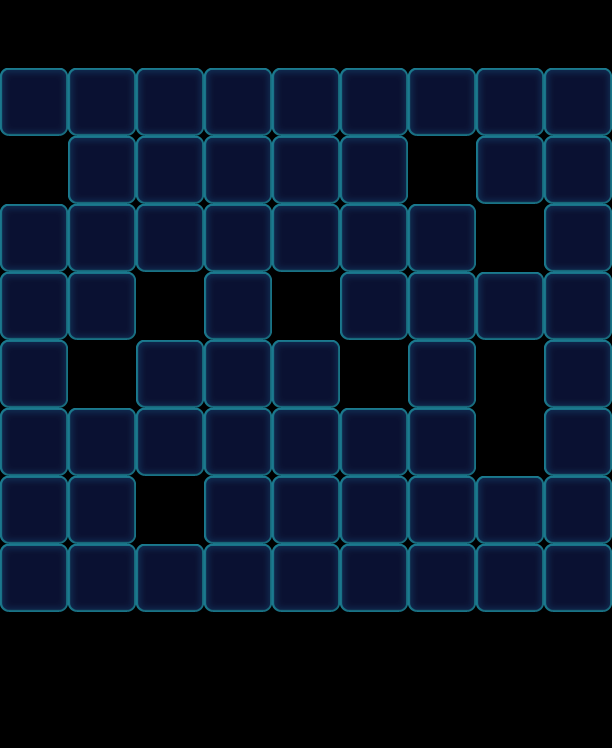

This is a level from a 2D game, rendered from its Tiled map with the project's own tilesets. A one-line summary and the map file follow, with tile-layer data summarised:
An orthogonal 9x11 tile map with 68x68 px tiles, 1 tile layer (Valid), 2 tilesets and 76 objects (62x Floor, 9x Factory_Normal, 5x Ice).

<map version="1.0" orientation="orthogonal" width="9" height="11" tilewidth="68" tileheight="68">
 <tileset firstgid="1" name="game_grid1" tilewidth="68" tileheight="68">
  <image source="game_grid1.png" width="68" height="68" />
 </tileset>
 <tileset firstgid="2" name="map" tilewidth="68" tileheight="68">
  <image source="map.png" width="1024" height="1024" />
 </tileset>
 <layer name="Valid" width="9" height="11">
  <data>[99 cells, 62 non-empty, 1 distinct tile ids]</data>
 </layer>
 <objectgroup name="BottomObj" width="9" height="11">
  <object type="Floor" gid="33" x="136" y="136">
   <properties>
    <property name="Layers" value="2" />
   </properties>
  </object>
  <object type="Floor" gid="33" x="272" y="136">
   <properties>
    <property name="Layers" value="2" />
   </properties>
  </object>
  <object type="Floor" gid="33" x="340" y="136">
   <properties>
    <property name="Layers" value="2" />
   </properties>
  </object>
  <object type="Floor" gid="33" x="204" y="136">
   <properties>
    <property name="Layers" value="2" />
   </properties>
  </object>
  <object type="Floor" gid="33" x="408" y="136">
   <properties>
    <property name="Layers" value="2" />
   </properties>
  </object>
  <object type="Floor" gid="33" x="476" y="136">
   <properties>
    <property name="Layers" value="2" />
   </properties>
  </object>
  <object type="Floor" gid="33" x="204" y="612">
   <properties>
    <property name="Layers" value="2" />
   </properties>
  </object>
  <object type="Floor" gid="33" x="340" y="612">
   <properties>
    <property name="Layers" value="2" />
   </properties>
  </object>
  <object type="Floor" gid="33" x="408" y="612">
   <properties>
    <property name="Layers" value="2" />
   </properties>
  </object>
  <object type="Floor" gid="33" x="476" y="612">
   <properties>
    <property name="Layers" value="2" />
   </properties>
  </object>
  <object type="Floor" gid="33" x="136" y="612">
   <properties>
    <property name="Layers" value="2" />
   </properties>
  </object>
  <object type="Floor" gid="33" x="272" y="612">
   <properties>
    <property name="Layers" value="2" />
   </properties>
  </object>
  <object type="Floor" gid="33" x="136" y="272">
   <properties>
    <property name="Layers" value="2" />
   </properties>
  </object>
  <object type="Floor" gid="33" x="272" y="272">
   <properties>
    <property name="Layers" value="2" />
   </properties>
  </object>
  <object type="Floor" gid="33" x="340" y="272">
   <properties>
    <property name="Layers" value="2" />
   </properties>
  </object>
  <object type="Floor" gid="33" x="408" y="272">
   <properties>
    <property name="Layers" value="2" />
   </properties>
  </object>
  <object type="Floor" gid="33" x="204" y="272">
   <properties>
    <property name="Layers" value="2" />
   </properties>
  </object>
  <object type="Floor" gid="33" x="68" y="272">
   <properties>
    <property name="Layers" value="2" />
   </properties>
  </object>
  <object type="Floor" gid="33" x="408" y="340">
   <properties>
    <property name="Layers" value="2" />
   </properties>
  </object>
  <object type="Floor" gid="33" x="408" y="408">
   <properties>
    <property name="Layers" value="2" />
   </properties>
  </object>
  <object type="Floor" gid="33" x="408" y="476">
   <properties>
    <property name="Layers" value="2" />
   </properties>
  </object>
  <object type="Floor" gid="33" x="204" y="476">
   <properties>
    <property name="Layers" value="2" />
   </properties>
  </object>
  <object type="Floor" gid="33" x="136" y="476">
   <properties>
    <property name="Layers" value="2" />
   </properties>
  </object>
  <object type="Floor" gid="33" x="340" y="476">
   <properties>
    <property name="Layers" value="2" />
   </properties>
  </object>
  <object type="Floor" gid="33" x="272" y="476">
   <properties>
    <property name="Layers" value="2" />
   </properties>
  </object>
  <object type="Floor" gid="33" x="204" y="408">
   <properties>
    <property name="Layers" value="2" />
   </properties>
  </object>
  <object type="Floor" gid="33" x="136" y="408">
   <properties>
    <property name="Layers" value="2" />
   </properties>
  </object>
  <object type="Floor" gid="33" x="272" y="408">
   <properties>
    <property name="Layers" value="2" />
   </properties>
  </object>
  <object type="Floor" gid="33" x="476" y="204">
   <properties>
    <property name="Layers" value="2" />
   </properties>
  </object>
  <object type="Floor" gid="33" x="136" y="204">
   <properties>
    <property name="Layers" value="2" />
   </properties>
  </object>
  <object type="Floor" gid="33" x="272" y="204">
   <properties>
    <property name="Layers" value="2" />
   </properties>
  </object>
  <object type="Floor" gid="33" x="204" y="204">
   <properties>
    <property name="Layers" value="2" />
   </properties>
  </object>
  <object type="Floor" gid="33" x="204" y="544">
   <properties>
    <property name="Layers" value="2" />
   </properties>
  </object>
  <object type="Floor" gid="33" x="340" y="544">
   <properties>
    <property name="Layers" value="2" />
   </properties>
  </object>
  <object type="Floor" gid="33" x="272" y="544">
   <properties>
    <property name="Layers" value="2" />
   </properties>
  </object>
  <object type="Floor" gid="33" x="204" y="340">
   <properties>
    <property name="Layers" value="2" />
   </properties>
  </object>
  <object type="Floor" gid="33" x="340" y="204">
   <properties>
    <property name="Layers" value="2" />
   </properties>
  </object>
  <object type="Floor" gid="33" x="408" y="544">
   <properties>
    <property name="Layers" value="2" />
   </properties>
  </object>
  <object name="6546" type="Floor" gid="32" x="0" y="136">
   <properties>
    <property name="Layers" value="1" />
   </properties>
  </object>
  <object name="6546" type="Floor" gid="32" x="0" y="272">
   <properties>
    <property name="Layers" value="1" />
   </properties>
  </object>
  <object name="6546" type="Floor" gid="32" x="0" y="340">
   <properties>
    <property name="Layers" value="1" />
   </properties>
  </object>
  <object name="6546" type="Floor" gid="32" x="0" y="408">
   <properties>
    <property name="Layers" value="1" />
   </properties>
  </object>
  <object name="6546" type="Floor" gid="32" x="0" y="476">
   <properties>
    <property name="Layers" value="1" />
   </properties>
  </object>
  <object name="6546" type="Floor" gid="32" x="0" y="544">
   <properties>
    <property name="Layers" value="1" />
   </properties>
  </object>
  <object name="6546" type="Floor" gid="32" x="0" y="612">
   <properties>
    <property name="Layers" value="1" />
   </properties>
  </object>
  <object name="6546" type="Floor" gid="32" x="544" y="136">
   <properties>
    <property name="Layers" value="1" />
   </properties>
  </object>
  <object name="6546" type="Floor" gid="32" x="544" y="204">
   <properties>
    <property name="Layers" value="1" />
   </properties>
  </object>
  <object name="6546" type="Floor" gid="32" x="544" y="272">
   <properties>
    <property name="Layers" value="1" />
   </properties>
  </object>
  <object name="6546" type="Floor" gid="32" x="544" y="340">
   <properties>
    <property name="Layers" value="1" />
   </properties>
  </object>
  <object name="6546" type="Floor" gid="32" x="544" y="408">
   <properties>
    <property name="Layers" value="1" />
   </properties>
  </object>
  <object name="6546" type="Floor" gid="32" x="544" y="476">
   <properties>
    <property name="Layers" value="1" />
   </properties>
  </object>
  </objectgroup>
 <objectgroup name="MiddleObj" width="9" height="11" />
 <objectgroup color="#000000" name="TopObj" width="9" height="11">
  <!-- 14 objects omitted --></objectgroup>
</map>
<!-- 25 of 76 objects omitted -->
